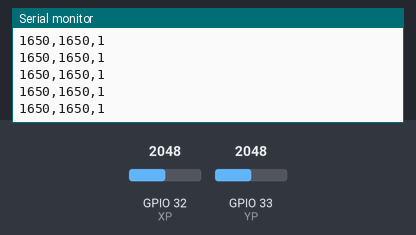
A sketch run on a simulated ESP32. Parts: the last lines printed to the serial monitor. Inputs (shaded band) come from the test bench; at power-on: GPIO 32 (XP) = 2048, GPIO 33 (YP) = 2048 (analog values on the 0–4095 scale).

Above: at 1.2 s.
1.3 s: GPIO 32 (XP) set to 2866
At 2.4 s:
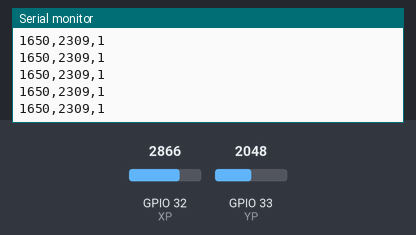
2.8 s: GPIO 33 (YP) set to 2866
At 3.7 s:
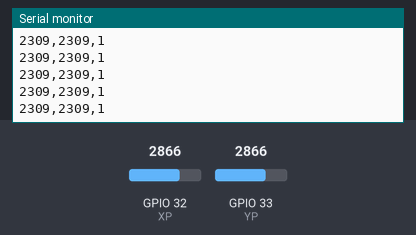
4.3 s: GPIO 32 (XP) set to 3603
At 5.3 s:
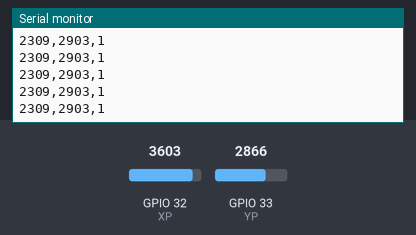
5.8 s: GPIO 33 (YP) set to 3603
At 6.6 s:
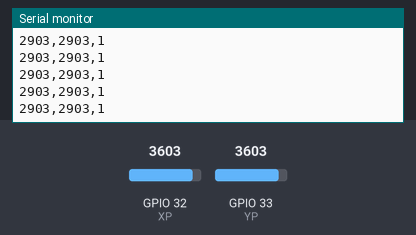
Timing chart, 0 to 8.3 s (numbered marks = the images above; inputs shaded):
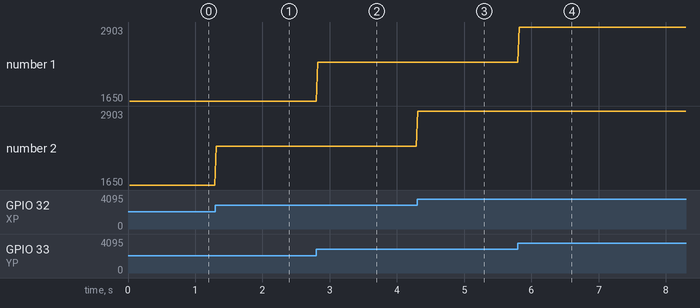

Measured:
- after the input at 1.3 s, the serial monitor: prints a new line at once (image 1)
- after the input at 2.8 s, the serial monitor: prints a new line at once (image 2)
- after the input at 4.3 s, the serial monitor: prints a new line at once (image 3)
- after the input at 5.8 s, the serial monitor: prints a new line at once (image 4)
- plotted number 2: 1650 → 2309 after the input at 1.3 s, 2309 → 2903 after the input at 4.3 s

The sketch:

PruebaPanel.ino
```cpp
// ========== PRUEBA DEL PANEL TACTIL RESISTIVO DE 4 HILOS (ESP32 DevKit) ==========
// Ver Project_ball/Electronica/plan_electronica.md, seccion 1.
//
// Dos modos (elegir con MODO):
//   DIRECTO  El ESP32 maneja los 4 terminales del panel con sus pines (sin 74HC4066).
//            Sirve para probar el panel y su conector antes de armar la placa.
//   SWITCH   El panel va a traves de la placa con el 74HC4066 (como en el myRIO).
//
// En los dos modos, poner R 100 kOhm de cada linea de lectura a GND (pull-down):
// sin pelota, la lectura cae a ~0 V y asi se detecta "sin toque".
//
// Monitor Serie a 115200. Imprime cada 20 ms:  vx_mV,vy_mV,tocado
// Para calibrar: anotar vx_mV y vy_mV con la pelota en las 4 esquinas del area util.

#include <Arduino.h>

#define DIRECTO 0
#define SWITCH  1
#define MODO    DIRECTO

// ---------------- Pines modo DIRECTO ----------------
// X+ e Y+ se usan como salida Y como entrada analogica: tienen que ser ADC1 con salida (32, 33).
const int XP = 32;   // X+
const int YP = 33;   // Y+
const int XM = 25;   // X-
const int YM = 26;   // Y-

// ---------------- Pines modo SWITCH ----------------
const int MEDIR_X = 25;   // -> ctrl-A y ctrl-B del 74HC4066
const int MEDIR_Y = 26;   // -> ctrl-C y ctrl-D
const int AI_X = 34;      // <- Y+ (a traves de 1 kOhm)
const int AI_Y = 35;      // <- X+ (a traves de 1 kOhm)

const uint32_t ESPERA_US = 1000;   // estabilizacion despues de cambiar de eje
const uint32_t PERIODO_MS = 20;
const int UMBRAL_MV = 50;          // por debajo: sin toque

void soltarTodo() {
  pinMode(XP, INPUT);
  pinMode(YP, INPUT);
  pinMode(XM, INPUT);
  pinMode(YM, INPUT);
}

int leerDirecto(bool ejeX) {
  soltarTodo();
  int alto = ejeX ? XP : YP, bajo = ejeX ? XM : YM, lectura = ejeX ? YP : XP;
  pinMode(alto, OUTPUT);
  digitalWrite(alto, HIGH);
  pinMode(bajo, OUTPUT);
  digitalWrite(bajo, LOW);
  delayMicroseconds(ESPERA_US);
  int mv = analogReadMilliVolts(lectura);
  soltarTodo();
  return mv;
}

int leerSwitch(bool ejeX) {
  digitalWrite(MEDIR_X, LOW);   // nunca las dos capas polarizadas a la vez
  digitalWrite(MEDIR_Y, LOW);
  digitalWrite(ejeX ? MEDIR_X : MEDIR_Y, HIGH);
  delayMicroseconds(ESPERA_US);
  int mv = analogReadMilliVolts(ejeX ? AI_X : AI_Y);
  digitalWrite(ejeX ? MEDIR_X : MEDIR_Y, LOW);
  return mv;
}

void setup() {
  Serial.begin(115200);
  analogReadResolution(12);
  analogSetAttenuation(ADC_11db);   // rango ~0-3.1 V
#if MODO == SWITCH
  pinMode(MEDIR_X, OUTPUT);
  pinMode(MEDIR_Y, OUTPUT);
  digitalWrite(MEDIR_X, LOW);
  digitalWrite(MEDIR_Y, LOW);
  Serial.println("# Modo SWITCH (74HC4066)");
#else
  soltarTodo();
  Serial.println("# Modo DIRECTO (ESP32 maneja el panel)");
#endif
  Serial.println("vx_mV,vy_mV,tocado");
}

void loop() {
  static uint32_t t_prev = 0;
  if (millis() - t_prev < PERIODO_MS) return;
  t_prev = millis();

#if MODO == SWITCH
  int vx = leerSwitch(true);
  int vy = leerSwitch(false);
#else
  int vx = leerDirecto(true);
  int vy = leerDirecto(false);
#endif
  bool tocado = vx > UMBRAL_MV && vy > UMBRAL_MV;

  Serial.print(vx);
  Serial.print(',');
  Serial.print(vy);
  Serial.print(',');
  Serial.println(tocado ? 1 : 0);
}
```
